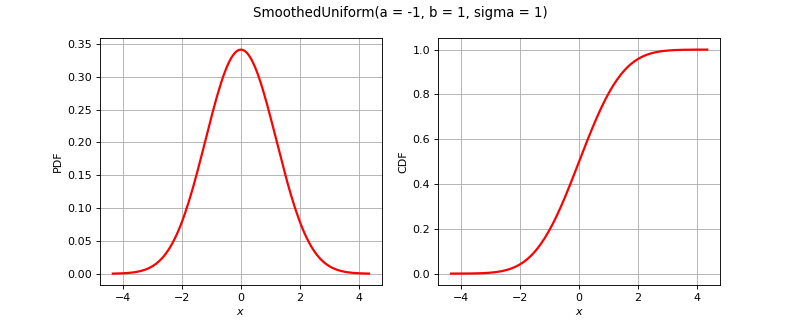

This figure's Python source:
import openturns as ot
from matplotlib import pyplot as plt
from openturns.viewer import View
if ot.SmoothedUniform().__class__.__name__ == 'Bernoulli':
    distribution = ot.Bernoulli(0.7)
elif ot.SmoothedUniform().__class__.__name__ == 'Binomial':
    distribution = ot.Binomial(5, 0.2)
elif ot.SmoothedUniform().__class__.__name__ == 'Hypergeometric':
    distribution = ot.Hypergeometric(10, 4, 7)
elif ot.SmoothedUniform().__class__.__name__ == 'CumulativeDistributionNetwork':
    coll = [ot.Normal(2),ot.Dirichlet([0.5, 1.0, 1.5])]
    distribution = ot.CumulativeDistributionNetwork(coll, ot.BipartiteGraph([[0,1], [0,1]]))
elif ot.SmoothedUniform().__class__.__name__ == 'Histogram':
    distribution = ot.Histogram([-1.0, 0.5, 1.0, 2.0], [0.45, 0.4, 0.15])
elif ot.SmoothedUniform().__class__.__name__ == 'KernelMixture':
    kernel = ot.Uniform()
    sample = ot.Normal().getSample(5)
    bandwith = [1.0]
    distribution = ot.KernelMixture(kernel, bandwith, sample)
elif ot.SmoothedUniform().__class__.__name__ == 'MaximumDistribution':
    coll = [ot.Uniform(2.5, 3.5), ot.LogUniform(1.0, 1.2), ot.Triangular(2.0, 3.0, 4.0)]
    distribution = ot.MaximumDistribution(coll)
elif ot.SmoothedUniform().__class__.__name__ == 'Multinomial':
    distribution = ot.Multinomial(5, [0.2])
elif ot.SmoothedUniform().__class__.__name__ == 'RandomMixture':
    coll = [ot.Triangular(0.0, 1.0, 5.0), ot.Uniform(-2.0, 2.0)]
    weights = [0.8, 0.2]
    cst = 3.0
    distribution = ot.RandomMixture(coll, weights, cst)
elif ot.SmoothedUniform().__class__.__name__ == 'TruncatedDistribution':
    distribution = ot.TruncatedDistribution(ot.Normal(2.0, 1.5), 1.0, 4.0)
elif ot.SmoothedUniform().__class__.__name__ == 'UserDefined':
    distribution = ot.UserDefined([[1.0], [2.0], [3.0]], [0.4, 0.5, 1.0])
elif ot.SmoothedUniform().__class__.__name__ == 'ZipfMandelbrot':
    distribution = ot.ZipfMandelbrot(10, 2.5, 0.3)
else:
    distribution = ot.SmoothedUniform()
dimension = distribution.getDimension()
title = str(distribution)[:100].split('\n')[0]
if dimension == 1:
    distribution.setDescription(['$x$'])
    pdf_graph = distribution.drawPDF()
    cdf_graph = distribution.drawCDF()
    fig = plt.figure(figsize=(10, 4))
    pdf_axis = fig.add_subplot(121)
    cdf_axis = fig.add_subplot(122)
    View(pdf_graph, figure=fig, axes=[pdf_axis], add_legend=False)
    View(cdf_graph, figure=fig, axes=[cdf_axis], add_legend=False)
    fig.suptitle(title)
elif dimension == 2:
    distribution.setDescription(['$x_1$', '$x_2$'])
    pdf_graph = distribution.drawPDF()
    pdf_graph.setTitle(title)
    fig = plt.figure(figsize=(10, 5))
    pdf_axis = fig.add_subplot(111)
    View(pdf_graph, figure=fig, axes=[pdf_axis], add_legend=False, square_axes=False)
